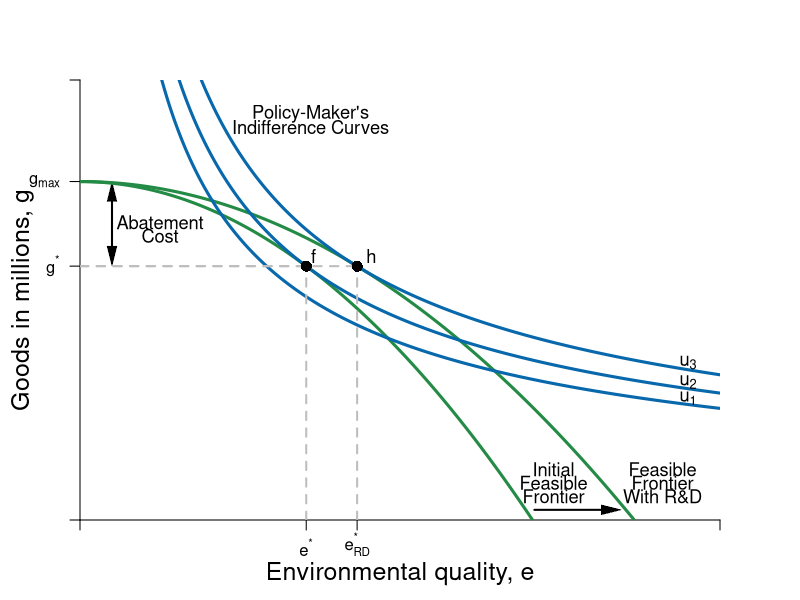

The R script that drew this image:
#Graph Designer: Simon Halliday & Riley Boeth '17 & Madeleine Wettach '20
#Authors: Bowles, Foley and Halliday
#Title: Microeconomics: Competition, Conflict and Coordination

library(shape)
pdf(file = "constrained_optimization/step_by_step_graphs_3/indiff_feasible_environ_rd_step3.pdf", width = 8, height = 8)

#Set parameters for graphics
axislabelsize <- 1.5
labelsize <- 1.1
graphlinewidth <- 3
segmentlinewidth <- 2

COL <- c("#7fc97f", "#beaed4", "#fdc086", "#ffff99", "#386cb0", "#f0027f", "#bf5b17", "#666666")
COLA <- c("#e0f3db", "#99d8c9","#66c2a4","#41ae76", "#238b45", "#005824")
COLB <- c("#4eb3d3", "#2b8cbe", "#0868ac","#084081")

#Edited the margins to cater for the larger LHS labels
par(mar =  c(4, 4, 4, 4))

#Feasibility frontier equation and new feasbility frontier equation with R&D

ppf <- function(x, y) {
  100-((x^2)/2)
}

ppf_rd <- function(x, y) {
  100-((x^2)/3)
}

#change alpha to .4

uFn <- function(x, y, alpha = 0.4){
  (x^alpha)*(y^(1-alpha))
}

#Add limits on axes and levels of utility for each indifference curve

ylims <- c(0, 130)
xlims <- c(0, 20)

npts <- 501 
x <- seq(xlims[1], xlims[2], length.out = npts)
y <- seq(ylims[1], ylims[2], length.out = npts) 

a <- c(27, 29.16, 31.616) #alpha = 0.4

plot(0, 0, xlim = xlims, ylim = ylims, type = "n",
     xlab = expression(paste("")),
     ylab = expression(paste("")), 
     xaxt = "n", 
     yaxt = "n", 
     cex.lab = axislabelsize, 
     bty = "n", 
     xaxs="i", 
     yaxs="i"
)

#x and y limits and ticks 

# ticksx <- seq(from = 0, to = xlims[2], by = 1)
# xlabels <- seq(from = 0, to = xlims[2], by = 1)
# ticksy <- seq(from = 0, to = ylims[2], by = 10)
# ylabels <- seq(from = 0, to = ylims[2], by = 10)

ticksx <- c(xlims[1], 7.07, 8.66, xlims[2])
xlabels <- c(NA, expression(paste(e^"*")), expression(paste(e[RD]^"*")), NA)
ticksy <- c(ylims[1], ppf(x = 7.07), 100, ylims[2])
ylabels <- c(NA, expression(paste(g^"*")), expression(paste(g[max])), NA)

axis(1, at = ticksx, pos = 0, labels = xlabels)
axis(2, at = ticksy, pos = 0, labels = ylabels, las = 1)

npts <- 500 
xx1 <- seq(xlims[1], xlims[2], length.out = npts)
xx2 <- seq(0, xlims[2], length.out = npts)
xx3 <- seq(xlims[1], 0, length.out = npts)
xx4 <- seq(-11, 0, length.out = npts)

Arrows(1, 78, 1, 97, col = "black", lty = 1, lwd = 2, code = 3, arr.type = "triangle", arr.lwd = 0.5)
text(2.5, 88, expression("Abatement"), cex = labelsize)
text(2.5, 84, expression("Cost"), cex = labelsize)

#Draw the feasibility frontiers
lines(xx1, ppf(xx1, y), col = COLA[5], lwd = graphlinewidth)
lines(xx1, ppf_rd(xx1, y), col = COLA[5], lwd = graphlinewidth)

#Label the feasibility frontier frontier
text(14.8, 15, expression("Initial"), cex = labelsize)
text(14.8, 11, expression("Feasible"), cex = labelsize)
text(14.8, 7, expression("Frontier"), cex = labelsize)


#Label the feasibility frontier with R&D frontier
text(18.2, 15, expression("Feasible"), cex = labelsize)
text(18.2, 11, expression("Frontier"), cex = labelsize)
text(18.2, 7, expression("With R&D"), cex = labelsize)
Arrows(14.2, 3, 16.6, 3, col = "black", lty = 1, lwd = 2, arr.type = "triangle", arr.lwd = 0.5)

contour(x, y, 
        outer(x, y, uFn),
        drawlabels = FALSE,
        col = COLB[3],
        lwd = graphlinewidth,
        levels = a, 
        xaxs="i", 
        yaxs="i", 
        add = TRUE)

#Axis labels
mtext(expression(paste("Environmental quality, ", e)), side = 1, line = 2.5, cex = axislabelsize)
text(-1.8, 0.5*ylims[2], expression(paste("Goods in millions, ", g)), xpd = TRUE, cex = axislabelsize, srt = 90) 

#Label the indifference curves generally
text(7.2, 120, expression("Policy-Maker's"), cex = labelsize)
text(7.2, 116, expression("Indifference Curves"), cex = labelsize)

#Label the indifference curves and place labels properly
text(19, 36, expression(u[1]), cex = labelsize)
text(19, 40.8, expression(u[2]), cex = labelsize)
text(19, 46.5, expression(u[3]), cex = labelsize)

#Annotate max u point on feasibility with r&D frontier
text(9.1, ppf_rd(8.66) + 3, expression(paste(h)), cex = labelsize)
segments(8.66, 0, 8.66, ppf_rd(x = 8.66), lty = 2, col = "gray", lwd = segmentlinewidth)
segments(0, ppf_rd(x = 8.66), 8.66, ppf_rd(x = 8.66), lty = 2, col = "gray", lwd = segmentlinewidth)
points(8.66, ppf_rd(x = 8.66), pch = 16, col = "black", cex = 1.5)

#Annotate max u point on feasibility frontier
text(7.3, ppf(7.07) + 3, expression(paste(f)), cex = labelsize)
segments(7.07, 0, 7.07, ppf(x = 7.07), lty = 2, col = "gray", lwd = segmentlinewidth)
segments(0, ppf(x = 7.07), 7.07, ppf(x = 7.07), lty = 2, col = "gray", lwd = segmentlinewidth)
points(7.07, ppf(x = 7.07), pch = 16, col = "black", cex = 1.5)

#Added arrow for abatement costs and labeled the arrow as such
#arrows(.2, 75, .2, 100, length = 0.1, angle = 30, code = 3, col = par("fg"), lty = par("lty"),   lwd = par("lwd"))
#text(1.71, 88, expression(paste("Abatement")), cex = labelsize)
#text(1.05, 84, expression(paste("Costs")), cex = labelsize)


dev.off()
